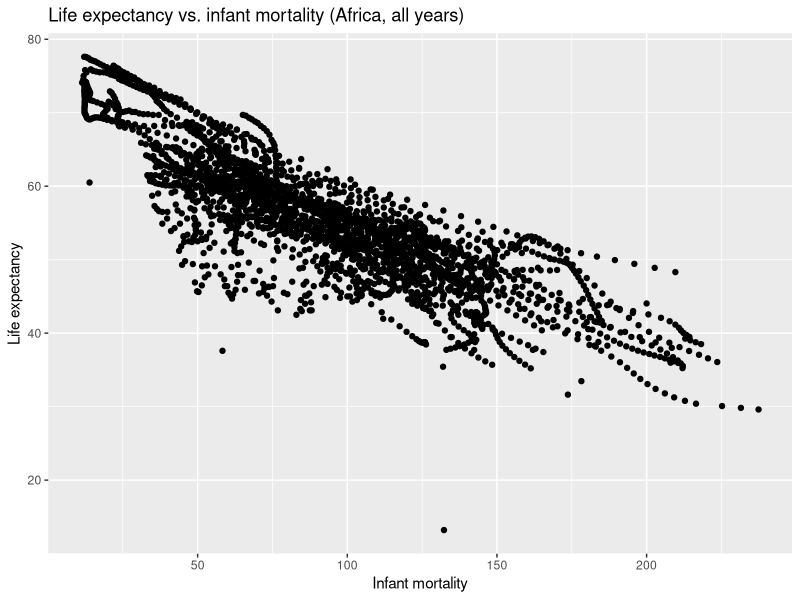
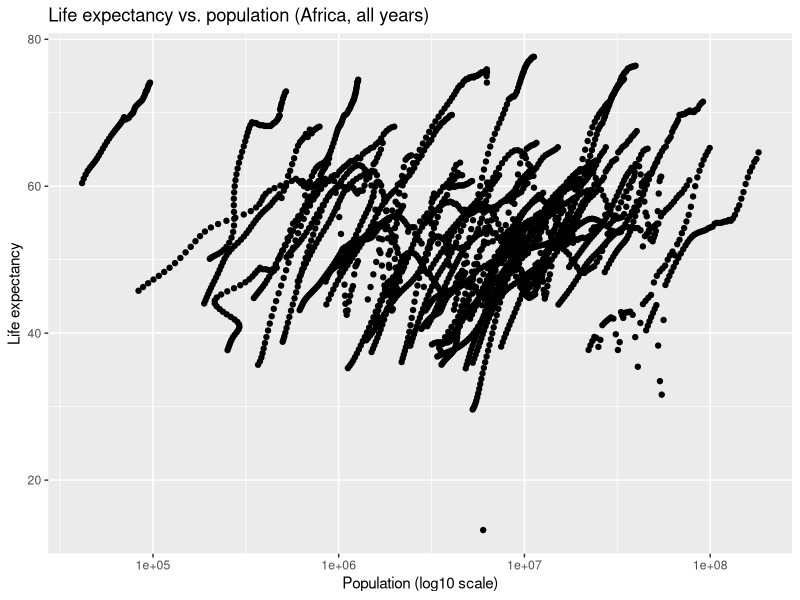
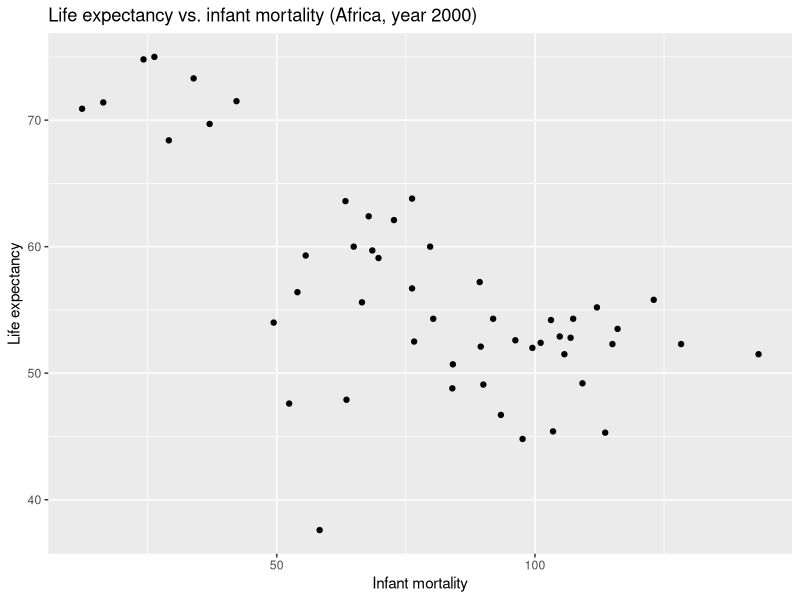
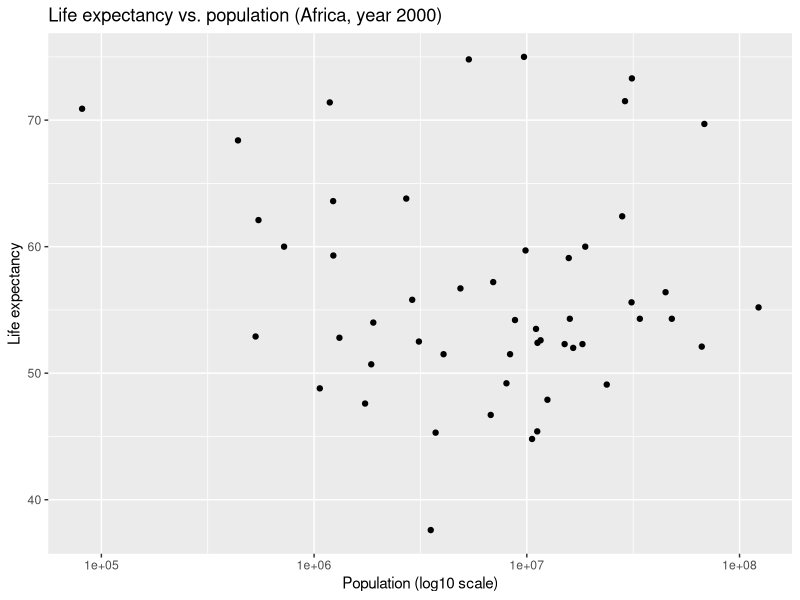
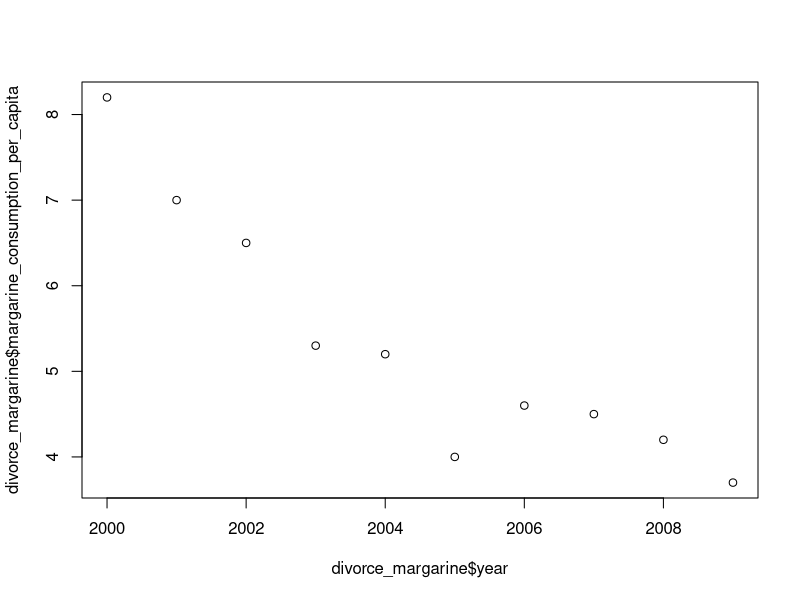
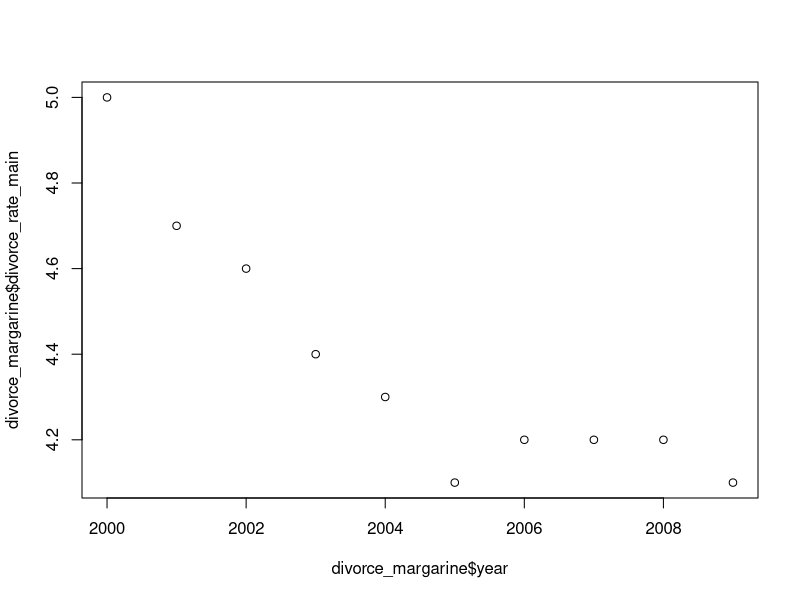

These figures' R source, in order:
## ---- chunk 1
if (!requireNamespace("dslabs", quietly = TRUE)) {
  install.packages("dslabs")
}

library("dslabs")
library("tidyverse")
## ---- chunk 2
# only run the next command interactively, not in a script
# help(gapminder)  
# get an overview of data structure
str(gapminder)

# get a summary of data
summary(gapminder)

# determine the type of object gapminder is
class(gapminder)
## ---- chunk 3
africadata <- gapminder %>%
  filter(continent == "Africa")

# Inspect the structure of the African dataset
str(africadata)

# Summarize the dataset to confirm the number of observations
summary(africadata)
## ---- chunk 4
# select() keeps only the specified columns infant mortality and life expectancy

africa_infant_life <- africadata %>%
  select(infant_mortality, life_expectancy)

# Examine the structure of the new dataset
str(africa_infant_life)

# Display summary statistics for the selected variables
summary(africa_infant_life)

# select() keeps only the specified columns population and life expectancy
africa_pop_life <- africadata %>%
  select(population, life_expectancy)

# Check the structure and summary of the dataset
str(africa_pop_life)

# Show summary statistics
summary(africa_pop_life)
## ---- chunk 5
# Plot life expectancy vs infant mortality
ggplot(data = africa_infant_life,
       mapping = aes(x = infant_mortality, y = life_expectancy)) +
  geom_point() +
  labs(
    title = "Life expectancy vs. infant mortality (Africa, all years)",
    x = "Infant mortality",
    y = "Life expectancy"
  )


# Plot life expectancy vs population (log scale)
ggplot(data = africa_pop_life,
       mapping = aes(x = population, y = life_expectancy)) +
  geom_point() +
  scale_x_log10() +
  labs(
    title = "Life expectancy vs. population (Africa, all years)",
    x = "Population (log10 scale)",
    y = "Life expectancy"
  )
## ---- chunk 6
# Identify years with missing infant mortality
missing_years <- africadata %>%
  filter(is.na(infant_mortality)) %>%
  distinct(year) %>%
  arrange(year)

missing_years


# Subset africadata to year 2000
africa2000 <- africadata %>%
  filter(year == 2000)

# Expected: 51 observations and 9 variables
str(africa2000)

# Summarize the dataset
summary(africa2000)

# Plot (year 2000) life expectancy vs infant mortality
ggplot(data = africa2000,
       mapping = aes(x = infant_mortality, y = life_expectancy)) +
  geom_point() +
  labs(
    title = "Life expectancy vs. infant mortality (Africa, year 2000)",
    x = "Infant mortality",
    y = "Life expectancy"
  )

  # Plot (year 2000) life expectancy vs population (log scale)
ggplot(data = africa2000,
       mapping = aes(x = population, y = life_expectancy)) +
  geom_point() +
  scale_x_log10() +
  labs(
    title = "Life expectancy vs. population (Africa, year 2000)",
    x = "Population (log10 scale)",
    y = "Life expectancy"
  )
## ---- chunk 7
# fit1: fit life expectancy as the outcome, and infant mortality as the predictor
fit1 <- lm(life_expectancy ~ infant_mortality, data = africa2000)

# Print the regression summary (coefficients, p-values, R-squared, etc.)
summary(fit1)
## ---- chunk 8
# fit2: fit life expectancy as the outcome, and population size as the predictor
fit2 <- lm(life_expectancy ~ population, data = africa2000)

# Print the regression summary (coefficients, p-values, R-squared, etc.)
summary(fit2)
## ---- chunk 9
library("dslabs")
# loads library
str(divorce_margarine)
summary(divorce_margarine)
#gives an overview of the data

is.na(divorce_margarine)
#checks for missing data
#there is no missing data

plot(divorce_margarine$year, divorce_margarine$margarine_consumption_per_capita)
#plots the consumption of margarine in the us per capita over the years

plot(divorce_margarine$year, divorce_margarine$divorce_rate_main)
#plots the divorce rate in main over the years
